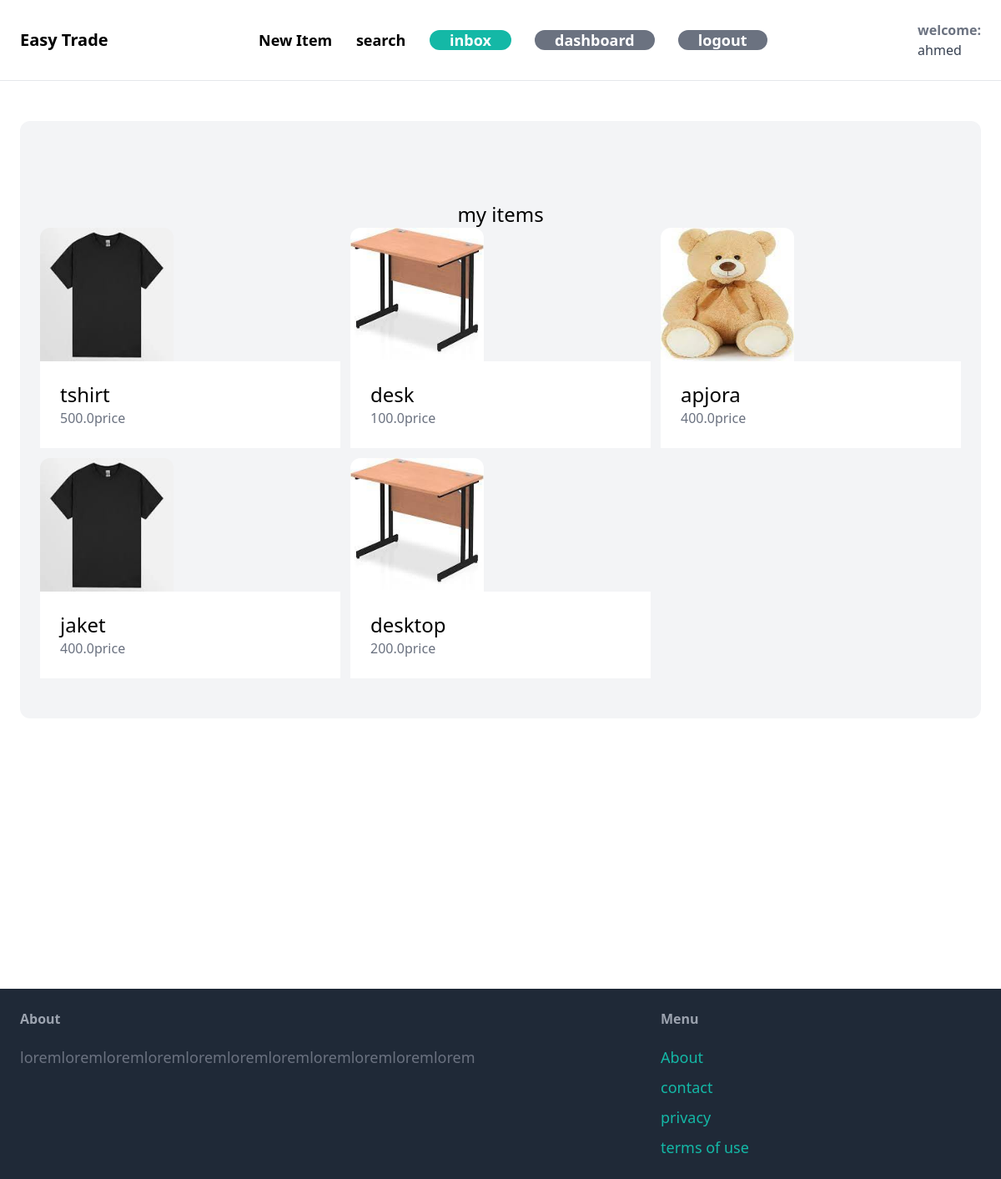
The app's page /dashboard/ (signed in) with its own data.
### item/models.py (models this page shows, shortened)
class Item(models.Model):
    category=models.ForeignKey(Category, related_name='items',on_delete=models.CASCADE)
    name = models.CharField(max_length=255)
    description = models.TextField(blank=True,null=True)
    price= models.FloatField()
    image = models.ImageField(upload_to='item_images',blank=True,null=True)
    is_sold=models.BooleanField(default=False)
    created_by = models.ForeignKey(User,related_name='items',on_delete=models.CASCADE)
    created_at = models.DateTimeField(auto_now_add=True)

### dashboard/views.py (the view)
# urls.py: path('',views.index,name='index'),
@login_required
def index(request):
    items = Item.objects.filter(created_by=request.user)
    context={'items': items}
    return render(request,'dashboard/dashboard.html',context)

### dashboard/templates/dashboard/dashboard.html (shortened to what this page needs)
{% extends 'core/base.html' %}
{% block content%}
<div class="mt-6 px-6 py-12 bg-gray-100 rounded-xl">
    <h2 class="mt-12 text-2xl text-center"> my items</h2>
    <div class="grid grid-cols-3 gap-3">
        {%for item in items%}
        <div>
            <a href="{% url 'item:detail' item.id%}" >
                <div>
                    <img src="{{item.image.url}}" class="rounded-t-xl h-40 w-40">
                </div>
                <div class="p-6 bg-white rounder-b-xl">
                    <h2 class="text-2xl">{{item.name}}</h2>
                    <p class="text-gray-500">{{item.price}}price</p>
                </div>
            </a>
        </div>
        {%endfor%}
    </div>
</div>
{%endblock%}

### core/templates/core/base.html (shortened to what this page needs)
<!DOCTYPE html>
<html lang="en">
<head>
    <script src="https://cdn.tailwindcss.com"></script>
    <nav class="py-6 px-6 flex justify-between items-center border-b border-grey-200 ">
        <a href="/" class="text-xl font-semibold ">Easy Trade</a>
        <div class="space-x-6">
            <a href="{% url 'item:new'%}" class="text-lg font-semibold hover:text-gray-500"> New Item </a>
            <a href="{% url 'item:items'%}" class="text-lg font-semibold hover:text-gray-500"> search </a>
            {%if request.user.is_authenticated%}
            <a href="{% url 'conversation:inbox' %}" class="px-6 py-3- text-lg font-semibold bg-teal-500 text-white rounded-xl hover:bg-teal-700">inbox</a>
            <a href="{% url 'dashboard:index'%}" class="px-6 py-3- text-lg font-semibold bg-gray-500 text-white rounded-xl hover:bg-gray-700">dashboard</a>
            <a href="{% url 'dashboard:logout'%}" class="px-6 py-3- text-lg font-semibold bg-gray-500 text-white rounded-xl hover:bg-gray-700">logout</a>
            {%else%}
            <a href="{% url 'core:signup'%}" class="px-6 py-3- text-lg font-semibold bg-teal-500 text-white rounded-xl hover:bg-teal-700">Sign up</a>
            <a href="{% url 'core:login'%}" class="px-6 py-3- text-lg font-semibold bg-gray-500 text-white rounded-xl hover:bg-gray-700">Log in</a>
            {%endif%}
        </div>
        {% if request.user.is_authenticated%}
        <div class="space-x-6">
            <p class="text-gray-700">
                <strong class="text-gray-500">welcome: </strong><br>{{request.user}}</p>
            </div>
            {%endif%}
    </nav>
</head>
<body>
   <div class="px-6 py-6">
    {%block content%}
    {% endblock %}
   </div>
   <div style="min-height:300px"></div>
   <footer class="py-6 px-6 flex justify-between bg-gray-800">
    <div class="w-2/3 pr-10">
        <h3 class="mb-5 font-semibold text-gray-400">About</h3>
        <p class="text-lg text-gray-500 "> loremloremloremloremloremloremloremloremloremloremlorem </p>
    </div>
    <div class="w-1/3">
        <h3 class="mb-5 font-semibold text-gray-400">Menu</h3>
        <ul class="space-y-2">
            <li><a href="" class="text-lg text-teal-500 hover:text-teal-700">About</a></li>
            <li><a href="{% url 'core:contact' %}" class="text-lg text-teal-500 hover:text-teal-700">contact</a></li>
            <li><a href="" class="text-lg text-teal-500 hover:text-teal-700">privacy</a></li>
            <li><a href="" class="text-lg text-teal-500 hover:text-teal-700">terms of use</a></li>
        </ul>
    </div>
</footer>
</body>
</html>

### records on screen
Item: image (picture), name "tshirt", price "500.0"
Item: image (picture), name "desk", price "100.0"
Item: image (picture), name "apjora", price "400.0"
Item: image (picture), name "jaket", price "400.0"
Item: image (picture), name "desktop", price "200.0"

### other values on screen
{{ request.user }} "ahmed"
